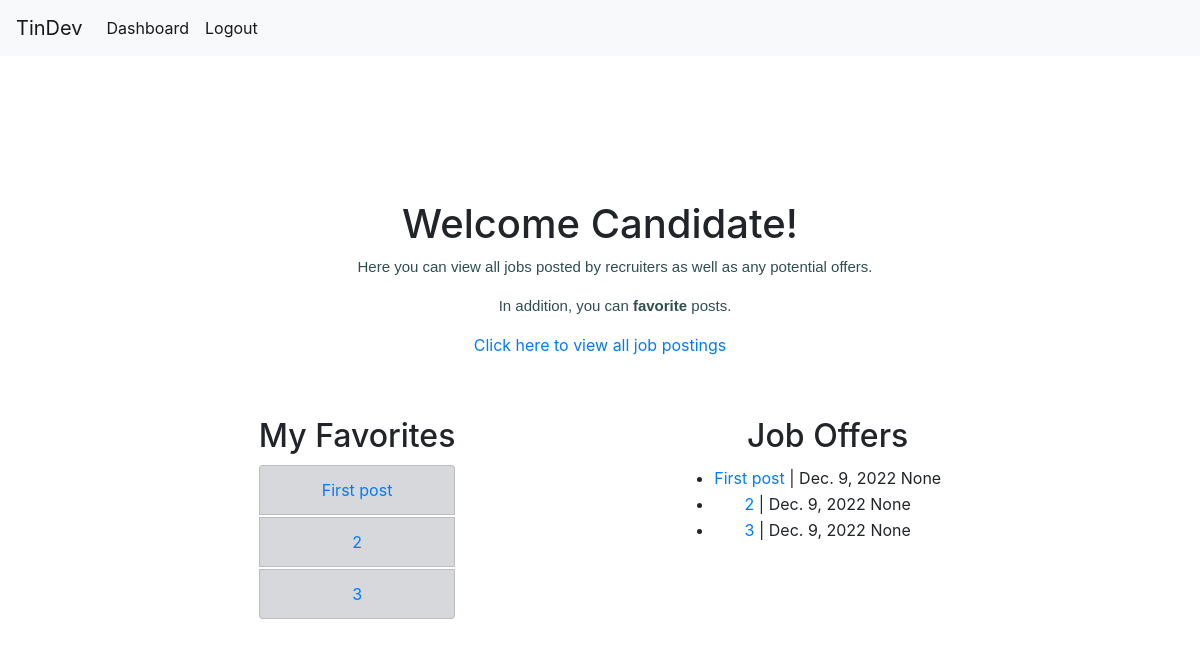
/ (signed in), run on the app's committed database.
### tindev/models.py (models this page shows)
class Post(models.Model):
    recruiter = models.ForeignKey(Recruiter, on_delete=models.RESTRICT)
    title = models.CharField(max_length=255)
    type = models.BooleanField()
    city = models.CharField(max_length=255)
    state = models.CharField(max_length=255)
    skills = models.TextField()
    description = models.TextField()
    expiration = models.DateField()
    status = models.BooleanField()

class Offer(models.Model):
    post = models.ForeignKey(Post, on_delete=models.CASCADE, related_name='offers')
    candidate = models.ForeignKey(Candidate, on_delete=models.RESTRICT, related_name='offers')
    due_date = models.DateField()
    salary = models.IntegerField()
    accepted = models.BooleanField(blank=True, null=True)

### tindev/views/dashboard.py (the view, shortened to what this page needs)
# urls.py: path('', views.index, name='index'),
def index(request):
    if not request.user.is_authenticated:
        return render(request, 'tindev/index.html')
    posts = request.user.candidate.interested_posts.all()
    now = datetime.datetime.now()
    now = datetime.date(now.year, now.month, now.day)
    for post in posts:
        if post.expiration < now:
            post.status = False
            post.save()
    offers = request.user.candidate.offers.all()
    context = {
            'posts': posts,
            'offers': offers,
            'now': now
            }
    return render(request, "tindev/candidate_dashboard.html", context)

### tindev/templates/tindev/candidate_dashboard.html (shortened to what this page needs)
{% extends 'tindev/base.html' %}
{% block content %}
<h1> Welcome Candidate! </h1>
<p>
    Here you can view all jobs posted by recruiters as well as any potential offers.
</p>
<p>
    In addition, you can <strong> favorite </strong> posts.
</p>
<div class="container">
    <a href="/posts">Click here to view all job postings</a>
</div>
<div class="flex-container">
    <div>
        <h2> My Favorites </h2>
        <ul class="list-group">
            {% for post in posts %}
            <li class="list-group-item list-group-item-secondary"><a href="/posts/{{post.id}}">{{post.title}}</a></li>
            {% endfor %}
        </ul>
    </div>
    <div>
        <h2> Job Offers </h2>
        <ul class="list-group">
            {% for offer in offers %}
            <li><a href="/offers/{{offer.post.id}}">{{offer.post.title}}</a>
                | {{offer.due_date}}
                {{ offer.accepted }}
            </li>
            {% endfor %}
        </ul>
    </div>
</div>
{% endblock %}

### tindev/static/tindev/style.css (style rules this page uses)
html { font-family: Arial, Helvetica, sans-serif }
p { color: darkslategray; font-family: Arial, Helvetica, sans-serif; font-size: 15px; margin-left: 30px; }

### tindev/templates/tindev/candidate_dashboard.html (style rules this page uses)
h1 { margin-top: 12%; }
a { margin: auto; }
h3, h1, p, h2 { text-align: center; }
.container { width: 100%; text-align: center; margin-bottom: 5%; }
.flex-container { width: 100%; display: flex; justify-content: space-evenly; }
.list-group > li { margin: auto; margin-top: 1%; width: 100%; text-align: center; }

### data on the page
Post: title "First post"
Post: title "2"
Post: title "3"
Offer: post "First post", due_date "Dec. 9, 2022", accepted "None"
Offer: post "2", due_date "Dec. 9, 2022", accepted "None"
Offer: post "3", due_date "Dec. 9, 2022", accepted "None"
